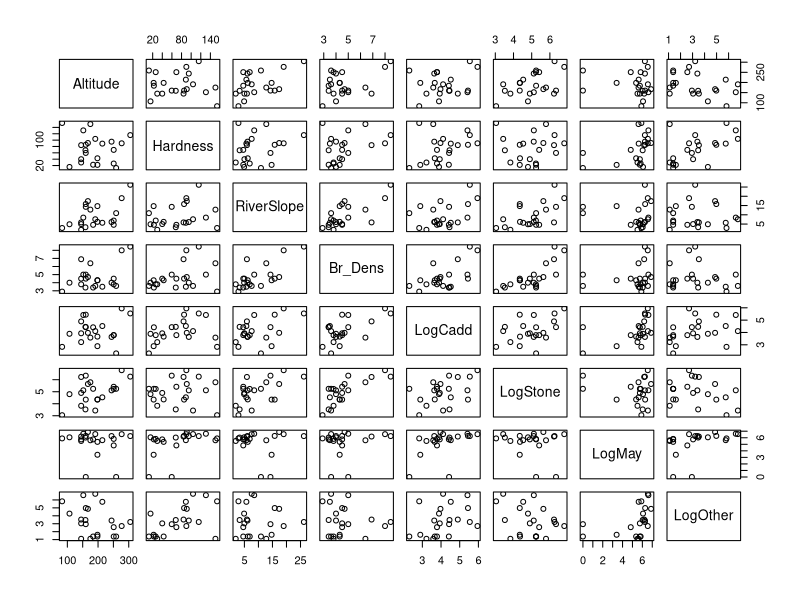

The R source for this figure:
## ---- chunk 1
knitr::opts_chunk$set(echo = TRUE)
library(tidyverse)
## ---- chunk 2
library(readxl)
Dippers <- read_xlsx("data/mlr.xlsx" , sheet = "Dippers")
glimpse(Dippers)
## ---- chunk 3
pairs(Dippers)
cor(Dippers)
## ---- chunk 4

FullMod <- lm(Br_Dens ~ ., data=Dippers)
RedMod <- step(FullMod, direction = "backward", trace = 0) # backward selection

# Plot as table (a good trick for reports!)
compare <- AIC(FullMod, RedMod) %>% # get AIC data frame
  # then, add adjusted r-squared values in a new column using `mutate()`
  mutate(adj_r2 = c(summary(FullMod)$adj.r.squared, summary(RedMod)$adj.r.squared)) %>%
  # then, round all numeric values to 2 decimal places
  mutate(across(where(is.numeric), \(x) round(x, 2)))

knitr::kable(compare)
## ---- chunk 5
summary(FullMod)
summary(RedMod)
AIC(FullMod, RedMod)
